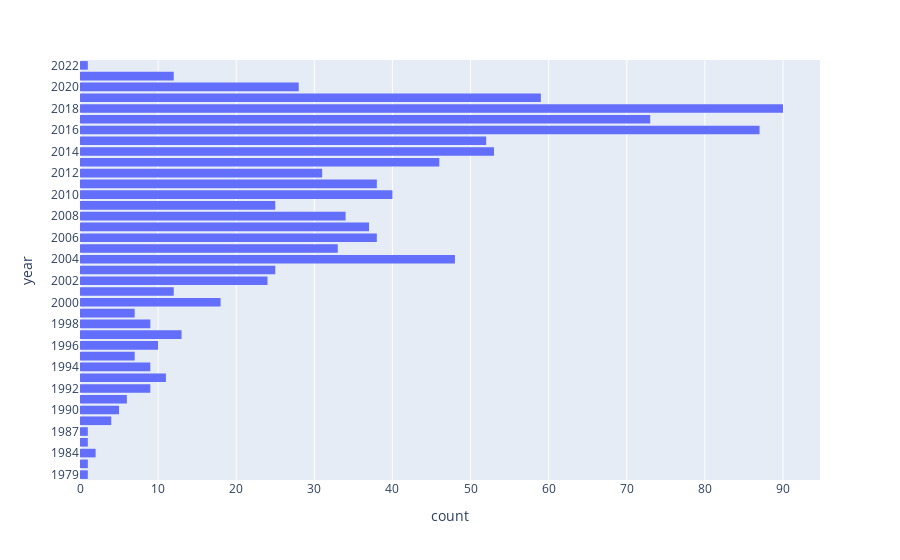

Notebook source saved alongside this figure:
### Code cell
import plotly.express as px
df = px.data.tips()
fig = px.histogram(df_top100, y="year")
fig.update_yaxes(categoryorder='category ascending')
fig.show()

### Figure 1 — Plotly figure (JSON) as saved in the notebook; plotly's stock layout.template omitted (floating-point values rounded to 4 significant figures; data arrays with more than 128 entries replaced by an {"elided": "..."} marker saying what was removed)
{"data": [{"alignmentgroup": "True", "bingroup": "y", "hovertemplate": "count=%{x}<br>year=%{y}<extra></extra>", "legendgroup": "", "marker": {"color": "#636efa", "pattern": {"shape": ""}}, "name": "", "offsetgroup": "", "orientation": "h", "showlegend": false, "type": "histogram", "xaxis": "x", "y": {"elided": "1000 str values"}, "yaxis": "y"}], "layout": {"barmode": "relative", "legend": {"tracegroupgap": 0}, "margin": {"t": 60}, "xaxis": {"anchor": "y", "domain": [0, 1], "title": {"text": "count"}}, "yaxis": {"anchor": "x", "categoryorder": "category ascending", "domain": [0, 1], "title": {"text": "year"}}}}
